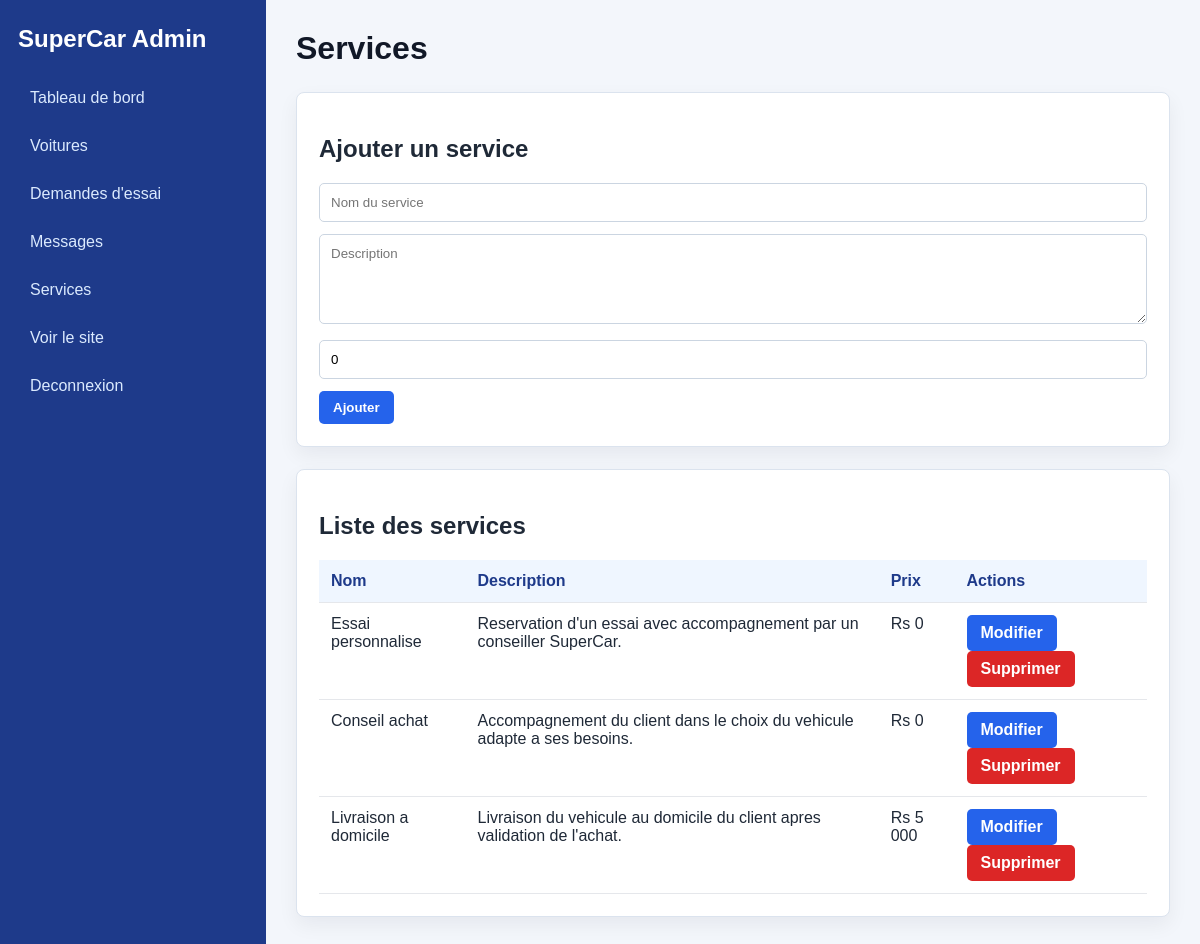
Page /admin/services.php (signed in) on the committed database.
### tables this page shows
CREATE TABLE services (
    id_services INT AUTO_INCREMENT PRIMARY KEY,
    nom_services VARCHAR(100) NOT NULL,
    description_services TEXT,
    prix_services INT
);

### admin/services.php (the view, shortened to what this page needs)
<?php
include 'includes/auth.php';
$serviceEdit = null;
$services = $pdo->query("SELECT * FROM services ORDER BY id_services")->fetchAll();
include 'includes/header.php';
?>
<div class="card">
    <h2><?php echo $serviceEdit ? "Modifier un service" : "Ajouter un service"; ?></h2>
    <form method="POST">
        <input type="text" name="nom_services" placeholder="Nom du service"
               value="<?php echo htmlspecialchars($serviceEdit['nom_services'] ?? ''); ?>" required>
        <textarea name="description_services" placeholder="Description"><?php echo htmlspecialchars($serviceEdit['description_services'] ?? ''); ?></textarea>
        <input type="number" name="prix_services" placeholder="Prix"
               value="<?php echo htmlspecialchars($serviceEdit['prix_services'] ?? '0'); ?>" required>
        <button class="btn" type="submit"><?php echo $serviceEdit ? "Modifier" : "Ajouter"; ?></button>
    </form>
</div>
<div class="card">
    <h2>Liste des services</h2>
    <table>
        <tr>
            <th>Nom</th>
            <th>Description</th>
            <th>Prix</th>
            <th>Actions</th>
        </tr>
        <?php foreach ($services as $service) { ?>
            <tr>
                <td><?php echo htmlspecialchars($service['nom_services']); ?></td>
                <td><?php echo htmlspecialchars($service['description_services']); ?></td>
                <td>Rs <?php echo number_format($service['prix_services'], 0, ',', ' '); ?></td>
                <td>
                    <a class="btn" href="services.php?edit=<?php echo $service['id_services']; ?>">Modifier</a>
                    <a class="btn btn-danger" href="services.php?delete=<?php echo $service['id_services']; ?>"
                       onclick="return confirm('Supprimer ce service ?');">
                        Supprimer
                    </a>
                </td>
            </tr>
        <?php } ?>
    </table>
</div>
    </main>
</div>
</body>
</html>

### admin/includes/header.php (style rules this page uses)
body { margin: 0; font-family: Arial, sans-serif; background: #f3f6fb; color: #1f2937; }
.card { background: white; border: 1px solid #dbe3ee; border-radius: 8px; padding: 22px; box-shadow: 0 8px 20px rgba(15, 23, 42, 0.06); margin-bottom: 22px; }
table { width: 100%; border-collapse: collapse; background: white; }
th, td { padding: 12px; border-bottom: 1px solid #e5e7eb; text-align: left; vertical-align: top; }
th { background: #eff6ff; color: #1e3a8a; }
input, textarea, select { width: 100%; padding: 11px; border: 1px solid #cbd5e1; border-radius: 5px; box-sizing: border-box; margin-bottom: 12px; font-family: Arial, sans-serif; }
textarea { min-height: 90px; resize: vertical; }
.btn { display: inline-block; padding: 9px 14px; border-radius: 5px; border: none; background: #2563eb; color: white; text-decoration: none; cursor: pointer; font-weight: bold; }
.btn-danger { background: #dc2626; }

### rows in the picture
services: nom_services "Essai personnalise", description_services "Reservation d'un essai avec accompagnement par un conseiller SuperCar.", prix_services "0"
services: nom_services "Conseil achat", description_services "Accompagnement du client dans le choix du vehicule adapte a ses besoins.", prix_services "0"
services: nom_services "Livraison a domicile", description_services "Livraison du vehicule au domicile du client apres validation de l'achat.", prix_services "5 000"

### other values in the picture
$pageTitle "Services"
